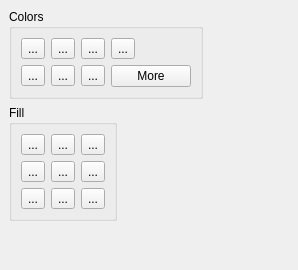
   <widget class="QWidget" name="tabBrush2D" >
    <attribute name="title" >
     <string>Brush (2D)</string>
    </attribute>
    <layout class="QGridLayout" >
     <property name="margin" >
      <number>9</number>
     </property>
     <property name="spacing" >
      <number>6</number>
     </property>
     <item row="1" column="0" colspan="2" >
      <widget class="QGroupBox" name="groupBox_17" >
       <property name="sizePolicy" >
        <sizepolicy>
         <hsizetype>0</hsizetype>
         <vsizetype>0</vsizetype>
         <horstretch>0</horstretch>
         <verstretch>0</verstretch>
        </sizepolicy>
       </property>
       <property name="title" >
        <string>Fill</string>
       </property>
       <layout class="QGridLayout" >
        <property name="margin" >
         <number>9</number>
        </property>
        <property name="spacing" >
         <number>6</number>
        </property>
        <item row="0" column="0" >
         <widget class="QToolButton" name="noBrushToolButton2D" >
          <property name="text" >
           <string>...</string>
          </property>
          <property name="icon" >
           <iconset resource="PlotWidgets.qrc" >:/resource-1/ICONS/BrushNoBrush.png</iconset>
          </property>
          <property name="iconSize" >
           <size>
            <width>100</width>
            <height>50</height>
           </size>
          </property>
          <property name="checkable" >
           <bool>true</bool>
          </property>
          <property name="autoExclusive" >
           <bool>true</bool>
          </property>
         </widget>
        </item>
        <item row="1" column="0" >
         <widget class="QToolButton" name="dense2BrushToolButton2D" >
          <property name="text" >
           <string>...</string>
          </property>
          <property name="icon" >
           <iconset resource="PlotWidgets.qrc" >:/resource-1/ICONS/BrushDense2Pattern.png</iconset>
          </property>
          <property name="iconSize" >
           <size>
            <width>100</width>
            <height>50</height>
           </size>
          </property>
          <property name="checkable" >
           <bool>true</bool>
          </property>
          <property name="autoExclusive" >
           <bool>true</bool>
          </property>
         </widget>
        </item>
        <item row="2" column="0" >
         <widget class="QToolButton" name="dense5BrushToolButton2D" >
          <property name="text" >
           <string>...</string>
          </property>
          <property name="icon" >
           <iconset resource="PlotWidgets.qrc" >:/resource-1/ICONS/BrushDense5Pattern.png</iconset>
          </property>
          <property name="iconSize" >
           <size>
            <width>100</width>
            <height>50</height>
           </size>
          </property>
          <property name="checkable" >
           <bool>true</bool>
          </property>
          <property name="autoExclusive" >
           <bool>true</bool>
          </property>
         </widget>
        </item>
        <item row="0" column="1" >
         <widget class="QToolButton" name="solidBrushToolButton2D" >
          <property name="text" >
           <string>...</string>
          </property>
          <property name="icon" >
           <iconset resource="PlotWidgets.qrc" >:/resource-1/ICONS/BrushSolidPattern.png</iconset>
          </property>
          <property name="iconSize" >
           <size>
            <width>100</width>
            <height>50</height>
           </size>
          </property>
          <property name="checkable" >
           <bool>true</bool>
          </property>
          <property name="autoExclusive" >
           <bool>true</bool>
          </property>
         </widget>
        </item>
        <item row="0" column="2" >
         <widget class="QToolButton" name="dense1BrushToolButton2D" >
          <property name="text" >
           <string>...</string>
          </property>
          <property name="icon" >
           <iconset resource="PlotWidgets.qrc" >:/resource-1/ICONS/BrushDense1Pattern.png</iconset>
          </property>
          <property name="iconSize" >
           <size>
            <width>100</width>
            <height>50</height>
           </size>
          </property>
          <property name="checkable" >
           <bool>true</bool>
          </property>
          <property name="autoExclusive" >
           <bool>true</bool>
          </property>
         </widget>
        </item>
        <item row="1" column="1" >
         <widget class="QToolButton" name="dense3BrushToolButton2D" >
          <property name="text" >
           <string>...</string>
          </property>
          <property name="icon" >
           <iconset resource="PlotWidgets.qrc" >:/resource-1/ICONS/BrushDense3Pattern.png</iconset>
          </property>
          <property name="iconSize" >
           <size>
            <width>100</width>
            <height>50</height>
           </size>
          </property>
          <property name="checkable" >
           <bool>true</bool>
          </property>
          <property name="autoExclusive" >
           <bool>true</bool>
          </property>
         </widget>
        </item>
        <item row="2" column="1" >
         <widget class="QToolButton" name="dense6BrushToolButton2D" >
          <property name="text" >
           <string>...</string>
          </property>
          <property name="icon" >
           <iconset resource="PlotWidgets.qrc" >:/resource-1/ICONS/BrushDense6Pattern.png</iconset>
          </property>
          <property name="iconSize" >
           <size>
            <width>100</width>
            <height>50</height>
           </size>
          </property>
          <property name="checkable" >
           <bool>true</bool>
          </property>
          <property name="autoExclusive" >
           <bool>true</bool>
          </property>
         </widget>
        </item>
        <item row="1" column="2" >
         <widget class="QToolButton" name="dense4BrushToolButton2D" >
          <property name="text" >
           <string>...</string>
          </property>
          <property name="icon" >
           <iconset resource="PlotWidgets.qrc" >:/resource-1/ICONS/BrushDense4Pattern.png</iconset>
          </property>
          <property name="iconSize" >
           <size>
            <width>100</width>
            <height>50</height>
           </size>
          </property>
          <property name="checkable" >
           <bool>true</bool>
          </property>
          <property name="autoExclusive" >
           <bool>true</bool>
          </property>
         </widget>
        </item>
        <item row="2" column="2" >
         <widget class="QToolButton" name="dense7BrushToolButton2D" >
          <property name="text" >
           <string>...</string>
          </property>
          <property name="icon" >
           <iconset resource="PlotWidgets.qrc" >:/resource-1/ICONS/BrushDense7Pattern.png</iconset>
          </property>
          <property name="iconSize" >
           <size>
            <width>100</width>
            <height>50</height>
           </size>
          </property>
          <property name="checkable" >
           <bool>true</bool>
          </property>
          <property name="autoExclusive" >
           <bool>true</bool>
          </property>
         </widget>
        </item>
       </layout>
      </widget>
     </item>
     <item row="0" column="0" >
      <widget class="QGroupBox" name="groupBox_16" >
       <property name="sizePolicy" >
        <sizepolicy>
         <hsizetype>5</hsizetype>
         <vsizetype>0</vsizetype>
         <horstretch>0</horstretch>
         <verstretch>0</verstretch>
        </sizepolicy>
       </property>
       <property name="title" >
        <string>Colors</string>
       </property>
       <layout class="QGridLayout" >
        <property name="margin" >
         <number>9</number>
        </property>
        <property name="spacing" >
         <number>6</number>
        </property>
        <item row="1" column="3" >
         <widget class="QPushButton" name="moreBrushColorsToolButton2D" >
          <property name="sizePolicy" >
           <sizepolicy>
            <hsizetype>0</hsizetype>
            <vsizetype>0</vsizetype>
            <horstretch>0</horstretch>
            <verstretch>0</verstretch>
           </sizepolicy>
          </property>
          <property name="text" >
           <string>More</string>
          </property>
          <property name="checkable" >
           <bool>true</bool>
          </property>
          <property name="autoExclusive" >
           <bool>true</bool>
          </property>
         </widget>
        </item>
        <item row="1" column="2" >
         <widget class="QToolButton" name="grayBrushToolButton2D" >
          <property name="text" >
           <string>...</string>
          </property>
          <property name="icon" >
           <iconset resource="PlotWidgets.qrc" >:/resource-1/ICONS/gray.png</iconset>
          </property>
          <property name="checkable" >
           <bool>true</bool>
          </property>
          <property name="autoExclusive" >
           <bool>true</bool>
          </property>
         </widget>
        </item>
        <item row="1" column="1" >
         <widget class="QToolButton" name="purpleBrushToolButton2D" >
          <property name="text" >
           <string>...</string>
          </property>
          <property name="icon" >
           <iconset resource="PlotWidgets.qrc" >:/resource-1/ICONS/mauve.png</iconset>
          </property>
          <property name="checkable" >
           <bool>true</bool>
          </property>
          <property name="autoExclusive" >
           <bool>true</bool>
          </property>
         </widget>
        </item>
        <item row="1" column="0" >
         <widget class="QToolButton" name="cyanBrushToolButton2D" >
          <property name="text" >
           <string>...</string>
          </property>
          <property name="icon" >
           <iconset resource="PlotWidgets.qrc" >:/resource-1/ICONS/cyan.png</iconset>
          </property>
          <property name="checkable" >
           <bool>true</bool>
          </property>
          <property name="autoExclusive" >
           <bool>true</bool>
          </property>
         </widget>
        </item>
        <item row="0" column="3" >
         <widget class="QToolButton" name="blueBrushToolButton2D" >
          <property name="text" >
           <string>...</string>
          </property>
          <property name="icon" >
           <iconset resource="PlotWidgets.qrc" >:/resource-1/ICONS/blue.png</iconset>
          </property>
          <property name="checkable" >
           <bool>true</bool>
          </property>
          <property name="autoExclusive" >
           <bool>true</bool>
          </property>
         </widget>
        </item>
        <item row="0" column="2" >
         <widget class="QToolButton" name="greenBrushToolButton2D" >
          <property name="text" >
           <string>...</string>
          </property>
          <property name="icon" >
           <iconset resource="PlotWidgets.qrc" >:/resource-1/ICONS/green.png</iconset>
          </property>
          <property name="checkable" >
           <bool>true</bool>
          </property>
          <property name="autoExclusive" >
           <bool>true</bool>
          </property>
         </widget>
        </item>
        <item row="0" column="1" >
         <widget class="QToolButton" name="redBrushToolButton2D" >
          <property name="text" >
           <string>...</string>
          </property>
          <property name="icon" >
           <iconset resource="PlotWidgets.qrc" >:/resource-1/ICONS/red.png</iconset>
          </property>
          <property name="checkable" >
           <bool>true</bool>
          </property>
          <property name="autoExclusive" >
           <bool>true</bool>
          </property>
         </widget>
        </item>
        <item row="0" column="0" >
         <widget class="QToolButton" name="blackBrushToolButton2D" >
          <property name="text" >
           <string>...</string>
          </property>
          <property name="icon" >
           <iconset resource="PlotWidgets.qrc" >:/resource-1/ICONS/black.png</iconset>
          </property>
          <property name="checkable" >
           <bool>true</bool>
          </property>
          <property name="autoExclusive" >
           <bool>true</bool>
          </property>
         </widget>
        </item>
       </layout>
      </widget>
     </item>
     <item row="1" column="2" >
      <spacer>
       <property name="orientation" >
        <enum>Qt::Horizontal</enum>
       </property>
       <property name="sizeHint" >
        <size>
         <width>40</width>
         <height>20</height>
        </size>
       </property>
      </spacer>
     </item>
     <item row="0" column="1" >
      <spacer>
       <property name="orientation" >
        <enum>Qt::Horizontal</enum>
       </property>
       <property name="sizeHint" >
        <size>
         <width>40</width>
         <height>20</height>
        </size>
       </property>
      </spacer>
     </item>
     <item row="2" column="0" >
      <spacer>
       <property name="orientation" >
        <enum>Qt::Vertical</enum>
       </property>
       <property name="sizeHint" >
        <size>
         <width>20</width>
         <height>40</height>
        </size>
       </property>
      </spacer>
     </item>
    </layout>
   </widget>
